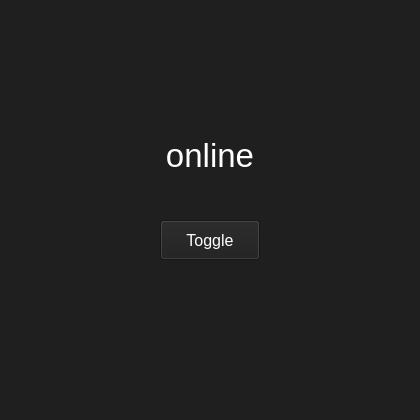
<?xml version="1.0" encoding="UTF-8"?>
<ui version="4.0">
 <class>Form</class>
 <widget class="QWidget" name="Form">
  <property name="geometry">
   <rect>
    <x>0</x>
    <y>0</y>
    <width>420</width>
    <height>420</height>
   </rect>
  </property>
  <property name="sizePolicy">
   <sizepolicy hsizetype="Fixed" vsizetype="Fixed">
    <horstretch>0</horstretch>
    <verstretch>0</verstretch>
   </sizepolicy>
  </property>
  <property name="minimumSize">
   <size>
    <width>420</width>
    <height>420</height>
   </size>
  </property>
  <property name="maximumSize">
   <size>
    <width>420</width>
    <height>420</height>
   </size>
  </property>
  <property name="windowTitle">
   <string>Form</string>
  </property>
  <property name="autoFillBackground">
   <bool>false</bool>
  </property>
  <property name="styleSheet">
   <string notr="true">color: rgb(255, 255, 255);
background-color: rgb(31, 31, 31);</string>
  </property>
  <widget class="QPushButton" name="btnToggle">
   <property name="geometry">
    <rect>
     <x>160</x>
     <y>220</y>
     <width>100</width>
     <height>40</height>
    </rect>
   </property>
   <property name="font">
    <font>
     <pointsize>12</pointsize>
    </font>
   </property>
   <property name="styleSheet">
    <string notr="true">color: rgb(255, 255, 255);</string>
   </property>
   <property name="text">
    <string>Toggle</string>
   </property>
  </widget>
  <widget class="QLabel" name="lblState">
   <property name="geometry">
    <rect>
     <x>110</x>
     <y>120</y>
     <width>200</width>
     <height>71</height>
    </rect>
   </property>
   <property name="font">
    <font>
     <pointsize>25</pointsize>
    </font>
   </property>
   <property name="styleSheet">
    <string notr="true">color: rgb(255, 255, 255);</string>
   </property>
   <property name="text">
    <string>online</string>
   </property>
   <property name="alignment">
    <set>Qt::AlignCenter</set>
   </property>
  </widget>
 </widget>
 <resources/>
 <connections/>
</ui>
